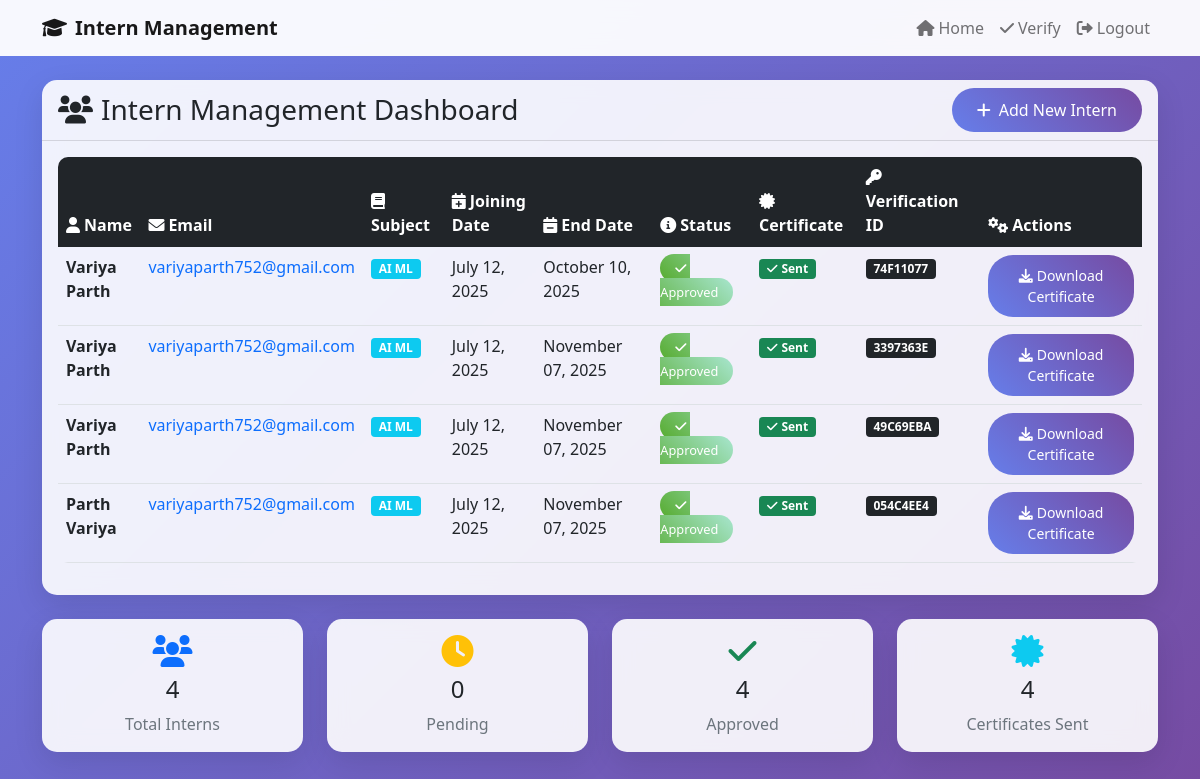
Screenshot of /dashboard (signed in) with the database file from the repository.
### app.py (models this page shows)
class Intern(db.Model):
    id = db.Column(db.Integer, primary_key=True)
    name = db.Column(db.String(100), nullable=False)
    email = db.Column(db.String(120), nullable=False)
    subject = db.Column(db.String(100), nullable=False)
    joining_date = db.Column(db.Date, nullable=False)
    end_date = db.Column(db.Date, nullable=False)
    status = db.Column(db.String(20), default='pending')
    certificate_sent = db.Column(db.Boolean, default=False)
    verification_id = db.Column(db.String(50), unique=True)

### app.py (the view)
@app.route('/dashboard')
@login_required
def dashboard():
    interns = Intern.query.all()
    return render_template('dashboard.html', interns=interns)

### app.py (called while the page is built)
@login_manager.user_loader
def load_user(user_id):
    return Admin.query.get(int(user_id))

### templates/dashboard.html (shortened to what this page needs)
{% extends "base.html" %}
{% block content %}
<div class="row">
    <div class="col-12">
        <div class="card">
            <div class="card-header bg-transparent">
                <div class="d-flex justify-content-between align-items-center">
                    <h3 class="mb-0">
                        <i class="fas fa-users me-2"></i>Intern Management Dashboard
                    </h3>
                    <div>
                        <a href="{{ url_for('add_intern') }}" class="btn btn-primary">
                            <i class="fas fa-plus me-2"></i>Add New Intern
                        </a>
                    </div>
                </div>
            </div>
            <div class="card-body">
                {% if interns %}
                <div class="table-responsive">
                    <table class="table table-hover">
                        <thead class="table-dark">
                            <tr>
                                <th><i class="fas fa-user me-1"></i>Name</th>
                                <th><i class="fas fa-envelope me-1"></i>Email</th>
                                <th><i class="fas fa-book me-1"></i>Subject</th>
                                <th><i class="fas fa-calendar-plus me-1"></i>Joining Date</th>
                                <th><i class="fas fa-calendar-minus me-1"></i>End Date</th>
                                <th><i class="fas fa-info-circle me-1"></i>Status</th>
                                <th><i class="fas fa-certificate me-1"></i>Certificate</th>
                                <th><i class="fas fa-key me-1"></i>Verification ID</th>
                                <th><i class="fas fa-cogs me-1"></i>Actions</th>
                            </tr>
                        </thead>
                        <tbody>
                            {% for intern in interns %}
                            <tr>
                                <td><strong>{{ intern.name }}</strong></td>
                                <td>
                                    <a href="mailto:{{ intern.email }}" class="text-decoration-none">
                                        {{ intern.email }}
                                    </a>
                                </td>
                                <td><span class="badge bg-info">{{ intern.subject }}</span></td>
                                <td>{{ intern.joining_date.strftime('%B %d, %Y') }}</td>
                                <td>{{ intern.end_date.strftime('%B %d, %Y') }}</td>
                                <td>
                                    {% if intern.status == 'pending' %}
                                        <span class="status-pending">
                                            <i class="fas fa-clock me-1"></i>Pending
                                        </span>
                                    {% elif intern.status == 'approved' %}
                                        <span class="status-approved">
                                            <i class="fas fa-check me-1"></i>Approved
                                        </span>
                                    {% elif intern.status == 'rejected' %}
                                        <span class="status-rejected">
                                            <i class="fas fa-times me-1"></i>Rejected
                                        </span>
                                    {% endif %}
                                </td>
                                <td>
                                    {% if intern.certificate_sent %}
                                        <span class="badge bg-success">
                                            <i class="fas fa-check me-1"></i>Sent
                                        </span>
                                    {% else %}
                                        <span class="badge bg-secondary">
                                            <i class="fas fa-clock me-1"></i>Not Sent
                                        </span>
                                    {% endif %}
                                </td>
                                <td>
                                    {% if intern.verification_id %}
                                        <span class="badge bg-dark">{{ intern.verification_id }}</span>
                                    {% else %}
                                        <span class="text-muted">Not Generated</span>
                                    {% endif %}
                                </td>
                                <td>
                                    <div class="btn-group" role="group">
                                        {% if intern.status == 'pending' %}
                                            <a href="{{ url_for('approve_intern', intern_id=intern.id) }}"
                                               class="btn btn-success btn-sm"
                                               onclick="return confirm('Are you sure you want to approve this intern?')">
                                                <i class="fas fa-check me-1"></i>Approve
                                            </a>
                                            <a href="{{ url_for('reject_intern', intern_id=intern.id) }}"
                                               class="btn btn-danger btn-sm"
                                               onclick="return confirm('Are you sure you want to reject this intern?')">
                                                <i class="fas fa-times me-1"></i>Reject
                                            </a>
                                        {% elif intern.status == 'approved' %}
                                            <a href="{{ url_for('download_certificate', intern_id=intern.id) }}"
                                               class="btn btn-primary btn-sm">
                                                <i class="fas fa-download me-1"></i>Download Certificate
                                            </a>
                                        {% endif %}
                                    </div>
                                </td>
                            </tr>
                            {% endfor %}
                        </tbody>
                    </table>
                </div>
                {% endif %}
            </div>
        </div>
    </div>
</div>
<div class="row mt-4">
    <div class="col-md-3">
        <div class="card text-center">
            <div class="card-body">
                <i class="fas fa-users fa-2x text-primary mb-2"></i>
                <h4>{{ interns|length }}</h4>
                <p class="text-muted mb-0">Total Interns</p>
            </div>
        </div>
    </div>
    <div class="col-md-3">
        <div class="card text-center">
            <div class="card-body">
                <i class="fas fa-clock fa-2x text-warning mb-2"></i>
                <h4>{{ interns|selectattr('status', 'equalto', 'pending')|list|length }}</h4>
                <p class="text-muted mb-0">Pending</p>
            </div>
        </div>
    </div>
    <div class="col-md-3">
        <div class="card text-center">
            <div class="card-body">
                <i class="fas fa-check fa-2x text-success mb-2"></i>
                <h4>{{ interns|selectattr('status', 'equalto', 'approved')|list|length }}</h4>
                <p class="text-muted mb-0">Approved</p>
            </div>
        </div>
    </div>
    <div class="col-md-3">
        <div class="card text-center">
            <div class="card-body">
                <i class="fas fa-certificate fa-2x text-info mb-2"></i>
                <h4>{{ interns|selectattr('certificate_sent', 'equalto', true)|list|length }}</h4>
                <p class="text-muted mb-0">Certificates Sent</p>
            </div>
        </div>
    </div>
</div>
{% endblock %}

### templates/base.html (style rules this page uses)
body { background: linear-gradient(135deg, #667eea 0%, #764ba2 100%); min-height: 100vh; }
.card { border: none; border-radius: 15px; box-shadow: 0 10px 30px rgba(0, 0, 0, 0.1); backdrop-filter: blur(10px); background: rgba(255, 255, 255, 0.9); }
.btn-primary { background: linear-gradient(45deg, #667eea, #764ba2); border: none; border-radius: 25px; padding: 10px 25px; }
.table { border-radius: 10px; overflow: hidden; }
.status-approved { background: linear-gradient(45deg, #56ab2f, #a8e6cf); color: white; padding: 5px 15px; border-radius: 20px; font-size: 0.8em; }

### rows the page displays
Intern: name "Variya Parth", email "variyaparth752@gmail.com", subject "AI ML", joining_date "July 12, 2025", end_date "October 10, 2025", status "approved" (drawn), certificate_sent True (drawn), verification_id "74F11077"
Intern: name "Variya Parth", email "variyaparth752@gmail.com", subject "AI ML", joining_date "July 12, 2025", end_date "November 07, 2025", status "approved" (drawn), certificate_sent True (drawn), verification_id "3397363E"
Intern: name "Variya Parth", email "variyaparth752@gmail.com", subject "AI ML", joining_date "July 12, 2025", end_date "November 07, 2025", status "approved" (drawn), certificate_sent True (drawn), verification_id "49C69EBA"
Intern: name "Parth Variya", email "variyaparth752@gmail.com", subject "AI ML", joining_date "July 12, 2025", end_date "November 07, 2025", status "approved" (drawn), certificate_sent True (drawn), verification_id "054C4EE4"

### other values shown
{{ interns|length }} "4"
{{ interns|selectattr('status', 'equalto', 'pending')|list|length }} "0"
{{ interns|selectattr('status', 'equalto', 'approved')|list|length }} "4"
{{ interns|selectattr('certificate_sent', 'equalto', true)|list|length }} "4"
